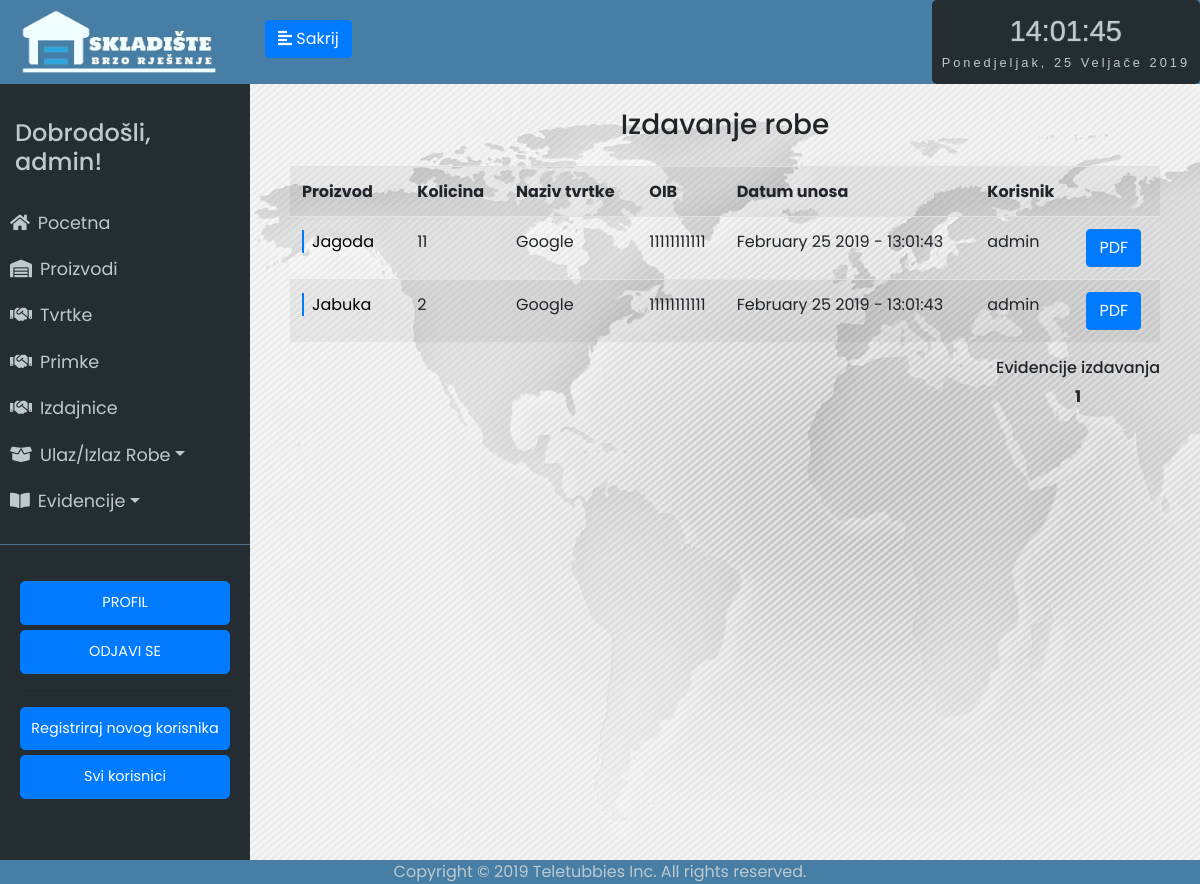
Screenshot of /evidencija_izdavanja/1 (signed in) with the database file from the repository.
### app/models.py (models this page shows, shortened)
class User(UserMixin, db.Model):
	id = db.Column(db.Integer, primary_key=True)
	username = db.Column(db.String(64), index=True, unique=True)
	email = db.Column(db.String(120), index=True, unique=True)
	password_hash = db.Column(db.String(128))
	last_seen = db.Column(db.DateTime, default=datetime.utcnow)
	evidencija = db.relationship('Evidencija', backref='user', lazy='dynamic')

class Evidencija(db.Model):
	id = db.Column(db.Integer, primary_key=True)
	proizvod_id = db.Column(db.Integer, db.ForeignKey('proizvod.id'))
	tvrtka_id = db.Column(db.Integer, db.ForeignKey('tvrtka.id'))
	promijenjena_kolicina = db.Column(db.Integer)
	trenutna_kolicina = db.Column(db.Integer)
	datum_unosa = db.Column(db.DateTime, default=datetime.utcnow)
	vrsta_unosa = db.Column(db.String(64))
	user_id = db.Column(db.Integer, db.ForeignKey('user.id'))
	receipt_id = db.Column(db.Integer, db.ForeignKey('receipt.id'))

class Proizvod(db.Model):
	__searchable__ = ['name']
	id = db.Column(db.Integer, primary_key=True)
	name = db.Column(db.String(64))
	kolicina = db.Column(db.Integer, default=0)
	zemlja_podrijetla = db.Column(db.String(64))
	opis_proizvoda = db.Column(db.String(300))
	datum_unosa = db.Column(db.DateTime, default=datetime.utcnow)
	evidencija = db.relationship('Evidencija', backref='proizvod', lazy='dynamic')

class Tvrtka(db.Model):
	__searchable__ = ['name']
	id = db.Column(db.Integer, primary_key=True)
	name = db.Column(db.String(64))
	oib = db.Column(db.Integer, unique=True)
	adresa = db.Column(db.String(200))
	grad = db.Column(db.String(64))
	p_broj = db.Column(db.Integer)
	drzava = db.Column(db.String(64))
	evidencija = db.relationship('Evidencija', backref='tvrtka', lazy='dynamic')

### app/routes.py (the view)
@app.route('/evidencija_izdavanja/<int:page_num>')
@login_required
def evidencija_izdavanja(page_num):
	evidencija = Evidencija.query.filter_by(vrsta_unosa='izlaz').order_by(Evidencija.datum_unosa.desc()).paginate(per_page=7, page=page_num, error_out=True)
	return render_template('evidencija_izdavanja.html', title='Evidencija izdavanja', evidencija=evidencija)

### app/models.py (called while the page is built)
@login.user_loader
def load_user(id):
	return User.query.get(int(id))

### app/routes.py (called while the page is built)
@app.before_request
def before_request():
	if current_user.is_authenticated:
		current_user.last_seen = datetime.utcnow()
		db.session.commit()

### app/templates/evidencija_izdavanja.html (shortened to what this page needs)
{% extends "base.html" %}
{% block content %}
<div class="stanje-s">
    <h3 class="mb-4">Izdavanje robe</h3>
<table class="table table-striped">
	<tr>
        <th>Proizvod</th>
        <th>Kolicina</th>
        <th>Naziv tvrtke</th>
        <th>OIB</th>
        <th>Datum unosa</th>
        <th>Korisnik</th>
        <th></th>
    </tr>
    {% for e in evidencija.items %}
    <tr>
    	<td><a href="/proizvod/{{e.proizvod.name}}" class="dekoracija">{{ e.proizvod.name }}</a></td>
    	<td>{{ e.promijenjena_kolicina }}</td>
    	<td>{{ e.tvrtka.name }}</td>
    	<td>{{ e.tvrtka.oib }}</td>
    	<td>{{ e.datum_unosa.strftime('%B %d %Y - %H:%M:%S') }}</td>
        <td>{{ e.user.username }}</td>
        <td><button class="btn btn-primary"><a href="../evidencija/{{e.id}}">PDF</a></button></td>
    </tr>
    {% endfor %}
</table>
<div class="d-flex justify-content-between">
        <div>
            <h6>Evidencije izdavanja</h6>
            {% for page in evidencija.iter_pages(left_edge=3, right_edge=3, left_current=3, right_current=3) %}
                {% if page %}
                    {% if page != evidencija.page %}
                        <a href="{{ url_for('evidencija_izdavanja', page_num=page) }}">{{ page }}</a>
                    {% else %}
                        <strong>{{ page }}</strong>
                    {% endif %}
                {% else %}
                    <span class=ellipsis>…</span>
                {% endif %}
            {% endfor %}
        </div>
    </div>
</div>
{% endblock %}

### app/templates/base.html (shortened to what this page needs)
<html>
<head>
	<link rel="stylesheet" href="https://stackpath.bootstrapcdn.com/bootstrap/4.2.1/css/bootstrap.min.css" integrisha384-GJzZqFGwb1QTTN6wy59ffF1BuGJpLSa9DkKMp0DgiMDm4iYMj70gZWKYbI706tWS">
	<link href="../static/style.css" type="text/css" rel="stylesheet">
	<link rel="stylesheet" href="https://use.fontawesome.com/releases/v5.7.1/css/all.css">
</head>
<body onload="startTime()">
	<div class="wrapper">
	<nav id="sidebar">
		<div class="sidebar-header ">
			<img src="../static/logo5.png" style="width: 200px; height: auto;">
		</div>
		<ul class="list-unstyled components" id="navigation">
			<h4>Dobrodošli, {{ current_user.username }}!</h4>
			<li class="{% block index %}{% endblock %}">
				<a href="{{ url_for('index') }}"><i class="fas fa-home mr-2"></i>Pocetna</a>
			</li>
			<li class="{% block stanje_skladista %}{% endblock %}">
				<a href="{{ url_for('stanje_skladista1') }}"><i class="fas fa-warehouse mr-2"></i>Proizvodi</a>
			</li>
			<li class="{% block dobavljaci %}{% endblock %}">
				<a href="{{ url_for('tvrtke1') }}"><i class="fas fa-handshake mr-2"></i>Tvrtke</a>
			</li>
            <li class="">
                <a href="{{ url_for('receipts_unosa1') }}"><i class="fas fa-handshake mr-2"></i>Primke</a>
            </li>
            <li class="">
                <a href="{{ url_for('receipts_izlaz1') }}"><i class="fas fa-handshake mr-2"></i>Izdajnice</a>
            </li>
			<li>
				<a href="#pageSubmenu2" data-toggle="collapse" aria-expanded="false" class="dropdown-toggle"><i class="fas fa-box-open mr-2"></i>Ulaz/Izlaz Robe</a>
			</li>
			<li>
				<a href="#pageSubmenu" data-toggle="collapse" aria-expanded="false" class="dropdown-toggle"><i class="fas fa-book-open mr-2"></i>Evidencije</a>
			</li>
		</ul>
		<ul class="list-unstyled CTAs">
                <li>
                    <a href="{{ url_for('user', username=current_user.username) }}" class="btn btn-primary hover-plava">PROFIL</a>
                </li>
                <li>
                    <a href="{{ url_for('logout') }}" class="btn btn-primary hover-plava">ODJAVI SE</a>
                </li>
                {%  if current_user.username == "admin"%}
                <hr>
                    <li>
                        <a href="{{ url_for('register') }}" class="btn btn-primary hover-plava">Registriraj novog korisnika</a>
                    </li>
                    <li>
                        <a href="{{ url_for('svi_korisnici1') }}" class="btn btn-primary hover-plava">Svi korisnici</a>
                    </li>
                {% endif %}
            </ul>
	</nav>
		<div class="tijelo">
	        <div class="plava-pozadina">
	        	<div class="d-flex bd-highlight">
  				<div class="bd-highlight">
	            	<button type="button" id="sidebarCollapse" class="btn btn-primary">
	                	<i class="fas fa-align-left"></i>
	                <span class="sakrij-tipku"></span>
	           </div>
  				<div class="ml-auto bd-highlight">
  					<div id="clockdate">
  					<div class="clockdate-wrapper">
    					<div id="clock"></div>
    					<div id="date"></div>
  					</div>
				</div>
			</div>
			</div>
	            </button> <br>
	    		</div>
				<div class="plavo">
				{% block content %}
				{% endblock %}
				</div>
		</div>
<footer>Copyright © 2019 Teletubbies Inc. All rights reserved.</footer>
</body>
</html>

### app/static/style.css (style rules this page uses)
body { font-family: 'Poppins', sans-serif; background: #fafafa; }
h4 { padding: 15px; }
.wrapper { display: flex; width: 100%; align-items: stretch; }
a, a:hover, a:focus { color: inherit; text-decoration: none; transition: all 0.3s; }
#sidebar { min-width: 250px; max-width: 250px; min-height: 100vh; background: #242d32; color: #bec9cd; transition: all 0.3s; }
#sidebarCollapse { margin-top: 20px; margin-left: 15px; }
#sidebar .sidebar-header { padding: 7.5px 20px; background: #477ea5; color: #f0fdfe; }
#sidebar ul.components { padding: 20px 0; border-bottom: 1px solid #47748b; }
#sidebar ul li a { padding: 10px; font-size: 1.1em; display: block; }
ul.CTAs { padding: 20px; }
ul.CTAs a { text-align: center; font-size: 0.9em !important; display: block; border-radius: 5px; margin-bottom: 5px; }
.tijelo { display: inline-block; width: 100%; }
.plavo { display: inline-block; width: 100%; text-align: center; }
.plava-pozadina { background-color: #477ea5; display: inline-block; width: 100%; height: 84px; }
.stanje-s { padding-top: 3vh; padding-left: 5vh; padding-right: 5vh; background-image: url('map.jpg'); height: 100vh; }
.sakrij-tipku:before { content: 'Sakrij'; }
.clockdate-wrapper { background-color: #242d32; padding:10px; max-width:350px; width:100%; text-align:center; border-radius:5px; margin:0 auto; height: 84px; }
#clock { background-color:#242d32; font-family: sans-serif; font-size:1.8rem; text-shadow:0px 0px 1px #bec9cd; color:#bec9cd; }
#date { letter-spacing:3px; font-size:0.8rem; font-family:arial,sans-serif; color:#bec9cd; }
footer { position: fixed; left: 0; bottom: 0; width: 100%; background-color: #477ea5; color: #bec9cd; text-align: center; }
.dekoracija { background: linear-gradient( to right, var(--mainColor) 0%, var(--mainColor) 2px, transparent 2px ); background-repeat: repeat-x; background-size: 100%; color: #000; padding-left: 10px; text-decoration: none; padding: 0 10px; }
:root { --mainColor: #007bff; }

### rows the page displays
User: username "admin"
Evidencija: proizvod.name "Jagoda", promijenjena_kolicina "11", tvrtka.name "Google", tvrtka.oib "11111111111", datum_unosa "February 25 2019 - 13:01:43", user.username "admin"
Evidencija: proizvod.name "Jabuka", promijenjena_kolicina "2", tvrtka.name "Google", tvrtka.oib "11111111111", datum_unosa "February 25 2019 - 13:01:43", user.username "admin"

### other values shown
{{ page }} "1"
